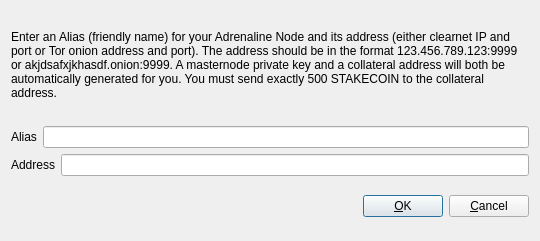
<?xml version="1.0" encoding="UTF-8"?>
<ui version="4.0">
 <class>AddEditAdrenalineNode</class>
 <widget class="QDialog" name="AddEditAdrenalineNode">
  <property name="geometry">
   <rect>
    <x>0</x>
    <y>0</y>
    <width>540</width>
    <height>241</height>
   </rect>
  </property>
  <property name="windowTitle">
   <string>Add/Edit Adrenaline Node</string>
  </property>
  <property name="modal">
   <bool>true</bool>
  </property>
  <layout class="QVBoxLayout" name="verticalLayout">
   <item>
    <layout class="QVBoxLayout" name="verticalLayout_2">
     <property name="topMargin">
      <number>0</number>
     </property>
     <property name="bottomMargin">
      <number>0</number>
     </property>
     <item>
      <widget class="QLabel" name="label_3">
       <property name="sizePolicy">
        <sizepolicy hsizetype="Preferred" vsizetype="Expanding">
         <horstretch>0</horstretch>
         <verstretch>0</verstretch>
        </sizepolicy>
       </property>
       <property name="text">
        <string>&lt;html&gt;&lt;head/&gt;&lt;body&gt;&lt;p&gt;Enter an Alias (friendly name) for your Adrenaline Node and its address (either clearnet IP and port or Tor onion address and port).  The address should be in the format 123.456.789.123:9999 or akjdsafxjkhasdf.onion:9999.  A masternode private key and a collateral address will both be automatically generated for you.  You must send exactly 500 STAKECOIN to the collateral address.&lt;/p&gt;&lt;/body&gt;&lt;/html&gt;</string>
       </property>
       <property name="wordWrap">
        <bool>true</bool>
       </property>
      </widget>
     </item>
     <item>
      <layout class="QHBoxLayout" name="horizontalLayout">
       <property name="bottomMargin">
        <number>0</number>
       </property>
       <item>
        <widget class="QLabel" name="label">
         <property name="text">
          <string>Alias</string>
         </property>
        </widget>
       </item>
       <item>
        <widget class="QLineEdit" name="aliasLineEdit"/>
       </item>
      </layout>
     </item>
     <item>
      <layout class="QHBoxLayout" name="horizontalLayout_2">
       <property name="bottomMargin">
        <number>0</number>
       </property>
       <item>
        <widget class="QLabel" name="label_2">
         <property name="text">
          <string>Address</string>
         </property>
        </widget>
       </item>
       <item>
        <widget class="QLineEdit" name="addressLineEdit"/>
       </item>
      </layout>
     </item>
     <item>
      <layout class="QHBoxLayout" name="horizontalLayout_3">
       <property name="bottomMargin">
        <number>0</number>
       </property>
      </layout>
     </item>
    </layout>
   </item>
   <item>
    <layout class="QHBoxLayout" name="horizontalLayout_Buttons">
     <item>
      <spacer name="horizontalSpacer_1">
       <property name="orientation">
        <enum>Qt::Horizontal</enum>
       </property>
       <property name="sizeHint" stdset="0">
        <size>
         <width>40</width>
         <height>48</height>
        </size>
       </property>
      </spacer>
     </item>
     <item>
      <widget class="QLabel" name="statusLabel">
       <property name="font">
        <font>
         <weight>75</weight>
         <bold>true</bold>
        </font>
       </property>
       <property name="text">
        <string/>
       </property>
       <property name="textFormat">
        <enum>Qt::PlainText</enum>
       </property>
       <property name="wordWrap">
        <bool>true</bool>
       </property>
      </widget>
     </item>
     <item>
      <spacer name="horizontalSpacer_2">
       <property name="orientation">
        <enum>Qt::Horizontal</enum>
       </property>
       <property name="sizeHint" stdset="0">
        <size>
         <width>40</width>
         <height>48</height>
        </size>
       </property>
      </spacer>
     </item>
     <item>
      <widget class="QPushButton" name="okButton">
       <property name="text">
        <string>&amp;OK</string>
       </property>
      </widget>
     </item>
     <item>
      <widget class="QPushButton" name="cancelButton">
       <property name="text">
        <string>&amp;Cancel</string>
       </property>
       <property name="autoDefault">
        <bool>false</bool>
       </property>
      </widget>
     </item>
    </layout>
   </item>
  </layout>
 </widget>
 <resources/>
 <connections/>
</ui>
